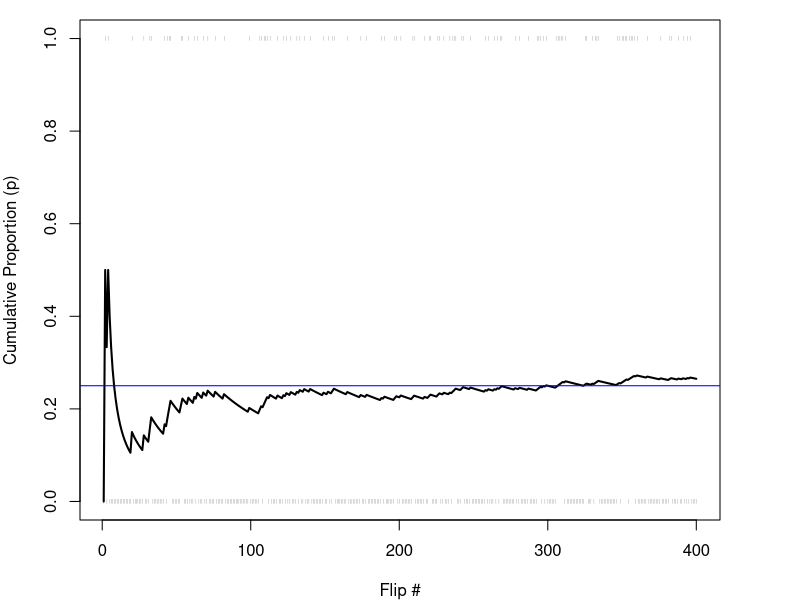
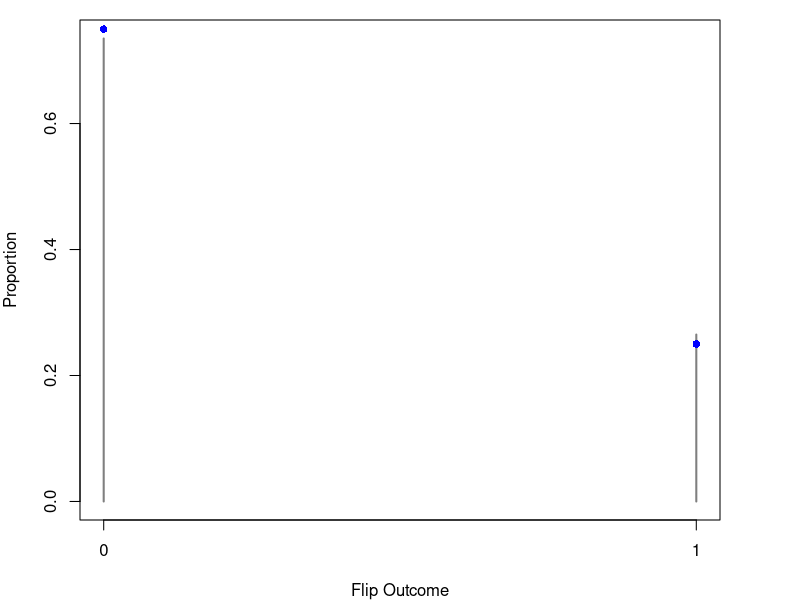
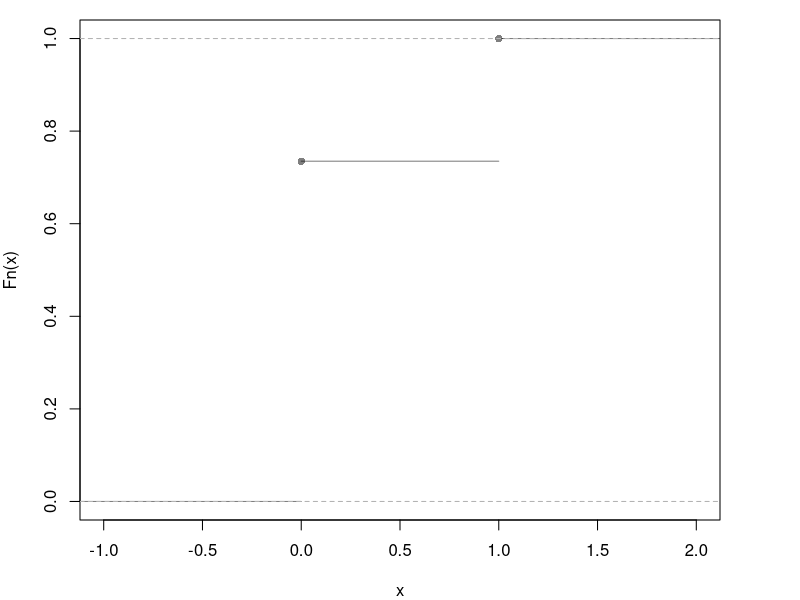
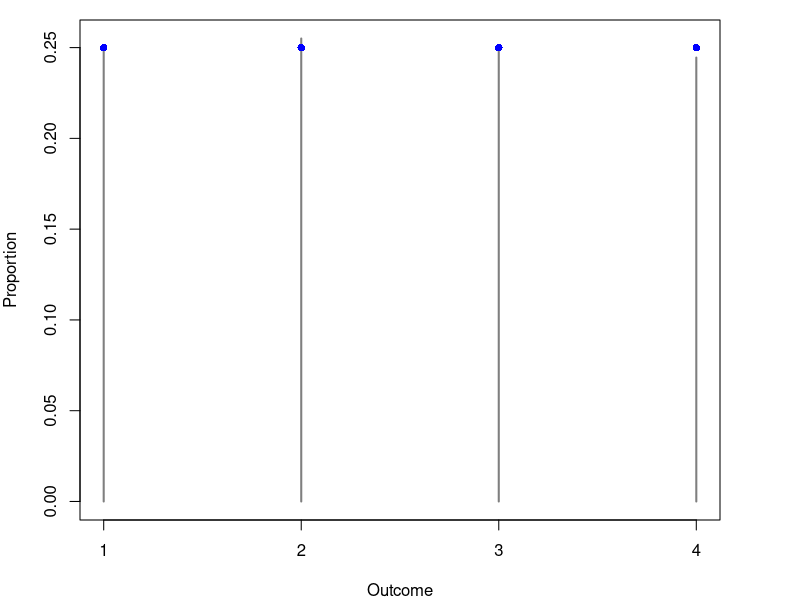
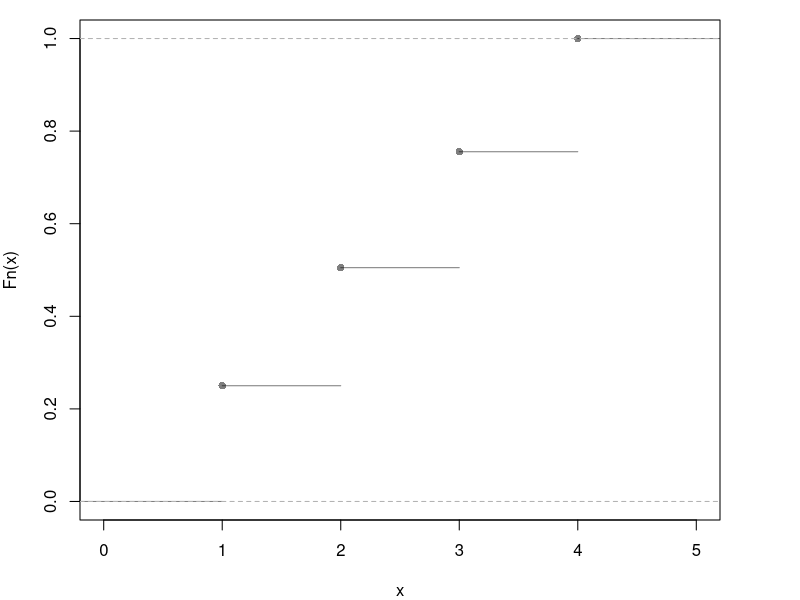
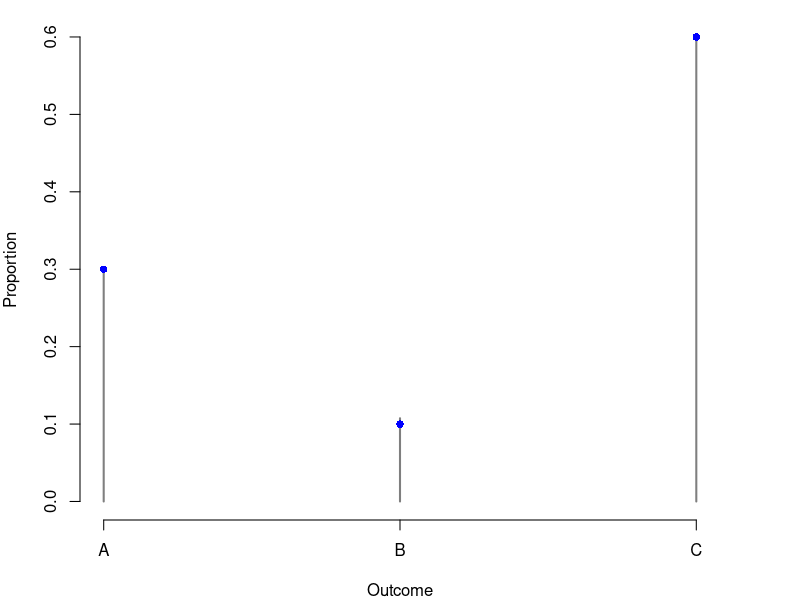
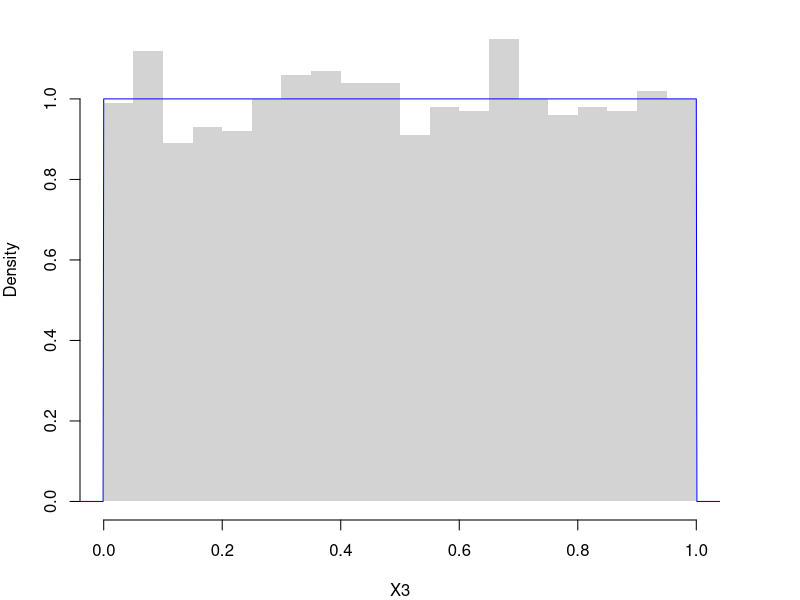
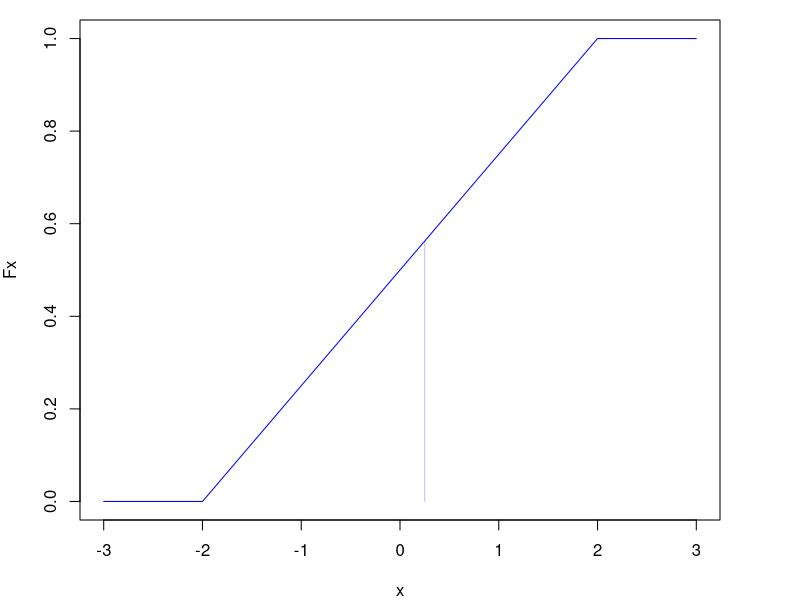

R code for these plots, in order:
## ---- chunk 1
x <- c(0,1)
x_probs <- c(3/4, 1/4)

sample(x, 1, prob=x_probs, replace=T) # 1 Flip
sample(x, 4, prob=x_probs, replace=T) # 4 Flips 
X0 <- sample(x, 400, prob=x_probs, replace=T)

# Plot Cumulative Proportion
X0_t <- seq(1, length(X0)) #head(X0_t)
X0_mt <- cumsum(X0)/X0_t #head(X0_mt)
par(mar=c(4,4,1,4))
plot(X0_t, X0_mt, type='l',
    ylab='Cumulative Proportion (p)',
    xlab='Flip #', 
    ylim=c(0,1), 
    lwd=2)
# Show individual flip outcomes
points(X0_t, X0, col=grey(0,.5),
    pch='|', cex=.3)
# Show theoretical proportions
abline(h=0.25, col='blue')

# Plot Long run proportions
proportions <- table(X0)/length(X0)
plot(proportions, 
    col=grey(0, 0.5),
    xlab='Flip Outcome', 
    ylab='Proportion',
    main=NA)
points(c(0,1), c(.75, .25), pch=16, col='blue') # Theoretical values

# Plot CDF
plot( ecdf(X0), col=grey(0,.5),
    pch=16, main=NA) #Empirical
#points(c(0,1), c(.75, 1), pch=16, col='blue') # Theoretical
## ---- chunk 2
x <- c(1,2,3,4)
x_probs <- c(1/4, 1/4, 1/4, 1/4)
# sample(x, 1, prob=x_probs, replace=T) # 1 roll
X1 <- sample(x, 2000, prob=x_probs, replace=T) # 2000 rolls

# Plot Long run proportions
proportions <- table(X1)/length(X1)
plot(proportions, col=grey(0,.5),
    xlab='Outcome', ylab='Proportion', main=NA)
points(x, x_probs, pch=16, col='blue') # Theoretical values

# Hist w/ Theoretical Counts
# hist(X1, breaks=50, border=NA, main=NA, ylab='Count')
# points(x, x_probs*length(X1), pch='-') 

# Alternative Plot
plot( ecdf(X1), pch=16, col=grey(0,.5), main=NA)

# Alternative Plot 2
#props <- table(X1)
#barplot(props, ylim = c(0, 0.35), ylab = "Proportion", xlab = "Value")
#abline(h = 1/4, lty = 2)
## ---- chunk 3
x <- c('A', 'B', 'C')
x_probs <- c(3/10, 1/10, 6/10)
sum(x_probs)
X2 <- sample(x, 2000, prob=x_probs, replace=T) # sample of 2000

# Plot Long run proportions
proportions <- table(X2)/length(X2)
plot(proportions, col=grey(0,.5),
    xlab='Outcome', ylab='Proportion', main=NA)
points(x_probs, pch=16, col='blue') # Theoretical values

# Histogram version
# X2_alt <- X1
# X2_alt[X2_alt=='A'] <- 1
#X2_alt[X2_alt=='B'] <- 2
#X2_alt[X2_alt=='C'] <- 3
#X2_alt <- as.numeric(X1_alt)
#hist(X2_alt, breaks=50, border=NA, 
#    main=NA, ylab='Count')
#points(x, x_probs*length(X2_alt), pch=16) ## Theoretical Counts

# Alternative Plot
# plot( ecdf(X2), pch=16, col=grey(0,.5), main=NA)
## ---- chunk 4
# Prob. < 0.25
punif(0.25)

# Prob. > 0.25
1-punif(0.25)

# Prob. in (0.2,0.7]
F_two <- punif( c(0.2, 0.7) )
F_in <- F_two[2] - F_two[1]
F_in

# Prob. out of (0.2,0.7]
F_out <- 1- F_in
F_out
## ---- chunk 5
runif(3) # 3 draws

# Empirical Density 
X3 <- runif(2000)
hist(X3, breaks=20, border=NA, main=NA, freq=F)
# Theoretical Density
x <- seq(-0.1,1.1,by=.001)
fx <- dunif(x)
lines(x, fx, col='blue')

# CDF example 1
P_low <- punif(0.25)
P_low
# Uncomment to show via PDF
# x_low <- seq(0,0.25,by=.001)
# fx_low <- dunif(x_low)
# polygon( c(x_low, rev(x_low)), c(fx_low,fx_low*0),
#    col=rgb(0,0,1,.25), border=NA)
    
# CDF example 2
P_high <- 1-punif(0.25)
P_high
# Uncomment to show via PDF
# x_high <- seq(0.25,1,by=.001)
# fx_high <- dunif(x_high)
# polygon( c(x_high, rev(x_high)), c(fx_high,fx_high*0),
#    col=rgb(0,0,1,.25), border=NA)
    
# CDF example 3
P_mid <- punif(0.75) - punif(0.25)
P_mid
# Uncomment to show via PDF
# x_mid <-  seq(0.25,0.75,by=.001)
# fx_mid <- dunif(x_mid)
# polygon( c(x_mid, rev(x_mid)), c(fx_mid,fx_mid*0),
#    col=rgb(0,0,1,.25), border=NA)
## ---- chunk 6
# Simulation
X <- runif(1000, -2, 2)
# ... 

# Draw by computer the CDF, F(x)
x <- seq(-3,3,by=0.005)
Fx <- punif(x, -2, 2)
plot(x, Fx, type='l', col='blue')
# Answer
Fstar <- punif(0.25, -2, 2)
# Visualize Answer
segments(0.25, 0, 0.25, Fstar,
    col=rgb(0,0,1, 0.25))

# Draw by computer the PDF, f(x)
fx <- dunif(x, -2, 2)
plot(x, fx, type='l', col='blue')
# Visualize Answer
fstar <- dunif(0.25, -2, 2)
polygon(
    c(-2, 0.25, 0.25, -2), 
    c(0, 0, fstar,fstar),
    col=rgb(0,0,1, 0.25), border=NA)
## ---- chunk 7
rexp(3) # 3 draws

X5 <- rexp(2000)
hist(X5, breaks=20,
    border=NA, main=NA,
    freq=F, ylim=c(0,1), xlim=c(0,10))
    
x <- seq(0,10,by=.1)
fx <- dexp(x)
lines(x, fx, col='blue')
## ---- chunk 8
pexp(10, 1/50)
## ---- chunk 9
rnorm(3) # 3 draws

X6 <- rnorm(2000)
hist(X6, breaks=20,
    border=NA, main=NA,
    freq=F, ylim=c(0,.4), xlim=c(-4,4))

x <- seq(-10,10,by=.025)
fx <- dnorm(x)
lines(x, fx, col='blue')
## ---- chunk 10
pnorm( c(-1.645, 1.645) ) # 10%
pnorm( c(-2.576, 2.576) ) #  1%
## ---- chunk 11
plot( ecdf(X6), main=NA) # Empirical

x <- seq(-4,4,by=.01) # Theoretical
Fx <- pnorm(x, 0, 1)
lines(x, Fx, col='blue')

# Middle Interval Example 
F2 <- pnorm(0.2, 0, 1)
F8 <- pnorm(0.8, 0, 1)
F_2_8 <- F8 - F2
F_2_8

# Visualize
title('Middle between 0.2 and 0.8')
segments( 0.2, F2, -5, F2, col='red')
segments( 0.8, F8, -5, F8, col='red')
## ---- chunk 12
# Start with a simulation of 1000 people to build intuition
X <- rnorm(1000,2,3)
hist(X, freq=F, border=NA, main=NA)
sum(X>4)/1000

# Do an exact calculation
1-pnorm(4,2,3)
## ---- chunk 13
# PDF
x <- seq(-10,10,by=.025)
fx <- dnorm(x)
plot(x, fx,
    col='blue', type='l',
    ylab='Theoretical Density: f(x)',
    main='Middle 90%')
# Show Middle 90%
x_90 <- seq(-1.645,1.645,by=.025)
fx_90 <- dnorm(x_90)
polygon( c(x_90, rev(x_90)), c(fx_90,fx_90*0),
    col=rgb(0,0,1,.25), border=NA)
pnorm(1.645)-pnorm(-1.645)
